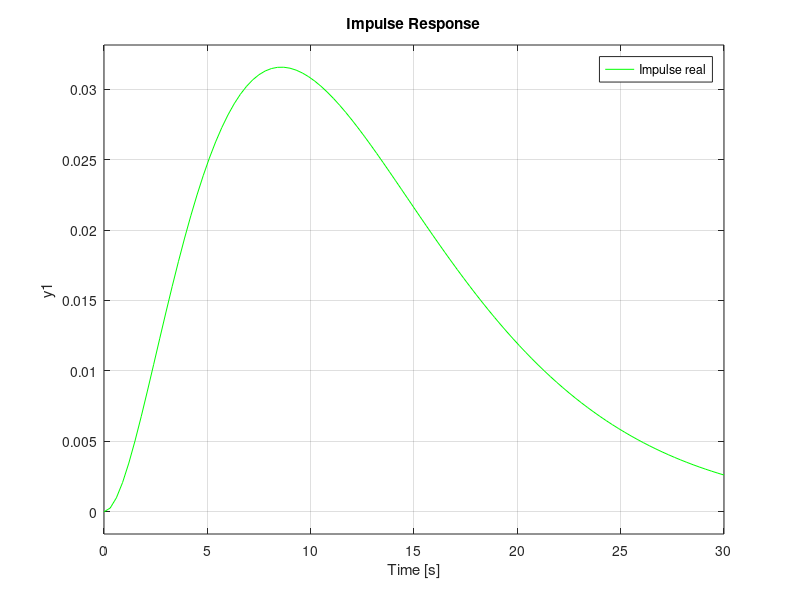
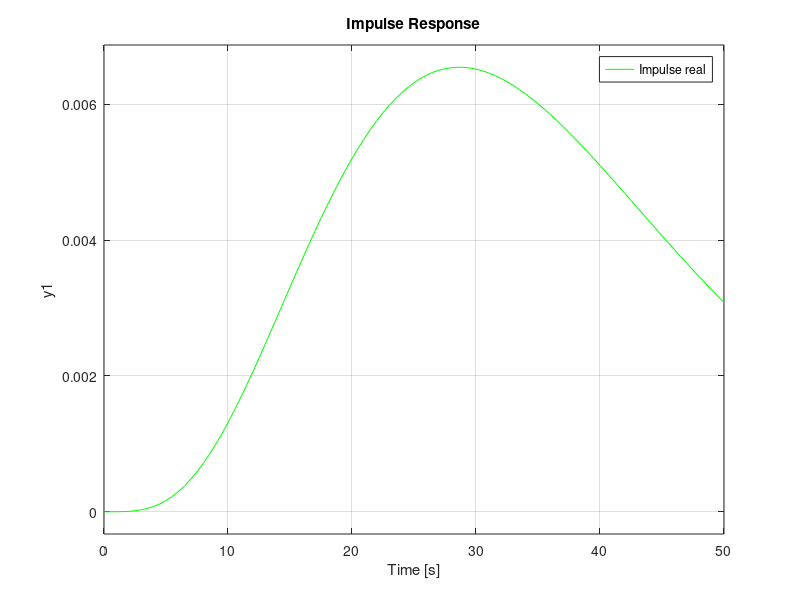

The MATLAB source for these figures, in order: (Note: this script raises an error after producing the figures.)
%% ZADANIE 1.1
% dane
close all;
clear all;
clc;
s = tf('s');

% niezaklucone dane
load('ProcessStepResponse.mat');

% Budowanie parametrów ze wczytanych 
niezaszumione_tn = S(:,1); %probki czasu w sekundach
niezaszumione_h = S(:,2); %probki zarejestrowanej odpowedzi skokowej
niezaszumione_N = length(niezaszumione_h);

% Wykreslanie odpowiedzi skokowej
figure(1)
subplot(2,1,1)
plot(niezaszumione_tn,niezaszumione_h, 'b--')
hold on;

% Odpowiedz impulsowa
for i = 2:niezaszumione_N
    niezaszumione_g(i) = (niezaszumione_h(i)-niezaszumione_h(i-1))/(niezaszumione_tn(i)-niezaszumione_tn(i-1));
end

% Wykreslanie odpowiedzi impulsowej
subplot(2,1,2)
plot(niezaszumione_tn,niezaszumione_g, 'm--')
hold on;

% tu wystepuje obliczanie stalej czasowej inercji
niezaszumione_T90 = 22.7; % yo zmierzylem nie tak dokladnie ale jednak
niezaszumione_T50 = 11.5; % tutaj jest tak jak linijke wyzej
niezaszumione_z_tego_wynika_ze_3_rzad = niezaszumione_T90/niezaszumione_T50
niezaszumione_p = 3; % na podstawie linijki kodu co znajduje sie wyzej o jedna od tej;
niezaszumione_Tv1 = (niezaszumione_T50/2.67 + niezaszumione_T90/5.32)/2; % usredniam to bo tak zadecydowalem :)
niezaszumione_y_nieskonczone = 0.5; % tak okolo ale nie chce mi sie dokladnie tam tego sprawdzac
niezaszumione_Au = 1; % bo wymuszenie u = 1(tn)
niezaszumione_K = niezaszumione_y_nieskonczone/niezaszumione_Au;

niezaszumione_gm1s = (niezaszumione_K/(niezaszumione_Tv1*s + 1)^niezaszumione_p);
subplot(2,1,1)
step(niezaszumione_gm1s, 'c');
legend("Step real", "Step Gm1s")
subplot(2,1,2)
impulse(niezaszumione_gm1s, 'g');
legend("Impulse real", "Impulse Gm1s")
% zakłócone dane
% liczy sie tak samo jak te wyzej czyli tylko trzeba to przejebac i troche zmienic
%
load('NoisyProcessStepResponse.mat');

% Budowanie parametrów ze wczytanych 
zaszumione_tn = nS(:,1); %probki czasu w sekundach
zaszumione_h = nS(:,2); %probki zarejestrowanej odpowedzi skokowej
zaszumione_N = length(zaszumione_h);

% Wykreslanie odpowiedzi skokowej
figure(2)
subplot(2,1,1)
plot(zaszumione_tn,zaszumione_h, 'b--')
hold on;
% Odpowiedz impulsowa
for i = 2:zaszumione_N
    zaszumione_g(i) = (zaszumione_h(i)-zaszumione_h(i-1))/(zaszumione_tn(i)-zaszumione_tn(i-1));
end

% Wykreslanie odpowiedzi impulsowej
subplot(2,1,2)
plot(zaszumione_tn,zaszumione_g, 'm--')
hold on;

% tu wystepuje obliczanie stalej czasowej inercji
zaszumione_T90 = 58; % yo zmierzylem nie tak dokladnie ale jednak
zaszumione_T50 = 33; % tutaj jest tak jak linijke wyzej
zaszumione_z_tego_wynika_ze_5_rzad = zaszumione_T90/zaszumione_T50
zaszumione_p = 5; % na podstawie linijki kodu co znajduje sie wyzej o jedna od tej;
zaszumione_Tv1 = (zaszumione_T50/4.67 + zaszumione_T90/7.99)/2; % usredniam to bo tak zadecydowalem :)
zaszumione_y_nieskonczone = 0.24; % tak okolo ale nie chce mi sie dokladnie tam tego sprawdzac
zaszumione_Au = 1; % bo wymuszenie u = 1(tn)
zaszumione_K = zaszumione_y_nieskonczone/zaszumione_Au;

zaszumione_gm1s = (zaszumione_K/(zaszumione_Tv1*s + 1)^zaszumione_p);
subplot(2,1,1)
step(zaszumione_gm1s, 'c');
legend("Step real", "Step Gm1s")
subplot(2,1,2)
impulse(zaszumione_gm1s, 'g');
legend("Impulse real", "Impulse Gm1s")
%%
% ZADANIE 1.2

% niezaszumione
niezaszumione_ag = 0.03429;
niezaszumione_tg = 8.5;
niezaszumione_yg = 0.151645;
niezaszumione_sg = niezaszumione_yg;
niezaszumione_b = niezaszumione_sg - niezaszumione_ag*niezaszumione_tg;

niezaszumione_t = 1:1:25;
niezaszumione_Tv2 = ((niezaszumione_ag*niezaszumione_tg)-niezaszumione_sg)/niezaszumione_ag;
niezaszumione_T0 = (niezaszumione_Au*niezaszumione_K)/niezaszumione_ag;
niezaszumione_gm2s = (niezaszumione_K/(niezaszumione_T0*s + 1))* exp(-s*niezaszumione_Tv2);
niezaszumione_styczna_s = niezaszumione_ag*niezaszumione_t+niezaszumione_b;
figure(3)
plot(niezaszumione_styczna_s)
hold on
plot(niezaszumione_tn,niezaszumione_h, 'b--')
legend("Wyznaczona styczna", "Step real")
title("Niezaszumione dane")

% zaszumione
zaszumione_ag = 0.006;
zaszumione_tg = 32;
zaszumione_yg = 0.115;
zaszumione_sg = zaszumione_yg;
zaszumione_b = zaszumione_sg - zaszumione_ag*zaszumione_tg;

zaszumione_t = 1:1:60;
zaszumione_Tv2 = ((zaszumione_ag*zaszumione_tg)-zaszumione_sg)/zaszumione_ag;
zaszumione_T0 = (zaszumione_Au*zaszumione_K)/zaszumione_ag;
zaszumione_gm2s = (zaszumione_K/(zaszumione_T0*s + 1))* exp(-s*zaszumione_Tv2);
zaszumione_styczna_s = zaszumione_ag*zaszumione_t+zaszumione_b;
figure(4)
plot(zaszumione_styczna_s)
hold on
plot(zaszumione_tn,zaszumione_h, 'b--')
legend("Wyznaczona styczna", "Step real")
title("Zaszumione dane")

%% wspolny wykresy
figure(5)
subplot(2,1,1)
plot(niezaszumione_tn,niezaszumione_h, 'b--')
hold on;
subplot(2,1,2)
plot(niezaszumione_tn,niezaszumione_g, 'm--')
hold on;
subplot(2,1,1)
step(niezaszumione_gm2s, 'c');
hold on;
legend("Step real", "Step Gm2s")
subplot(2,1,2)
impulse(niezaszumione_gm2s, 'r');
hold on;
legend("Impulse real", "Impulse Gm2s")

figure(6)
subplot(2,1,1)
plot(zaszumione_tn,zaszumione_h, 'b--')
hold on;
subplot(2,1,2)
plot(zaszumione_tn,zaszumione_g, 'm--')
hold on;
subplot(2,1,1)
step(zaszumione_gm2s, 'c');
hold on;
legend("Step real", "Step Gm2s")
subplot(2,1,2)
impulse(zaszumione_gm2s, 'r');
hold on;
legend("Impulse real", "Impulse Gm2s")